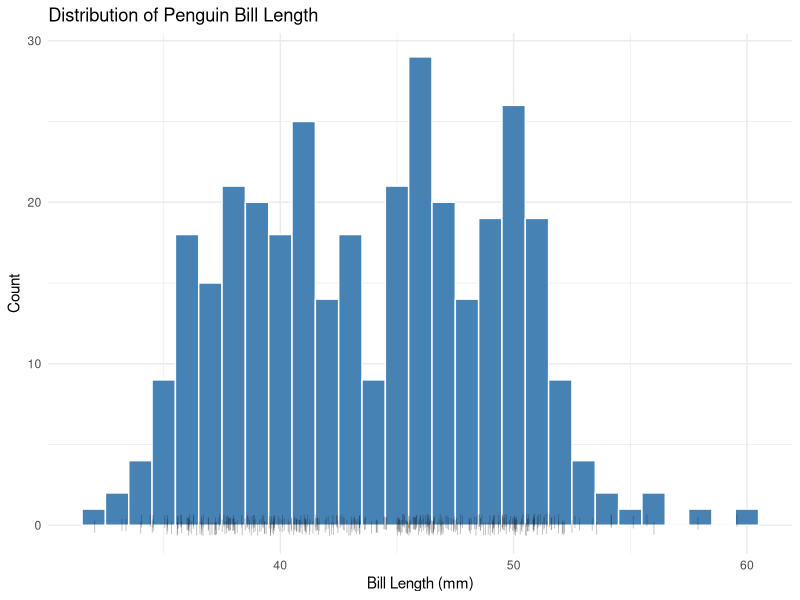
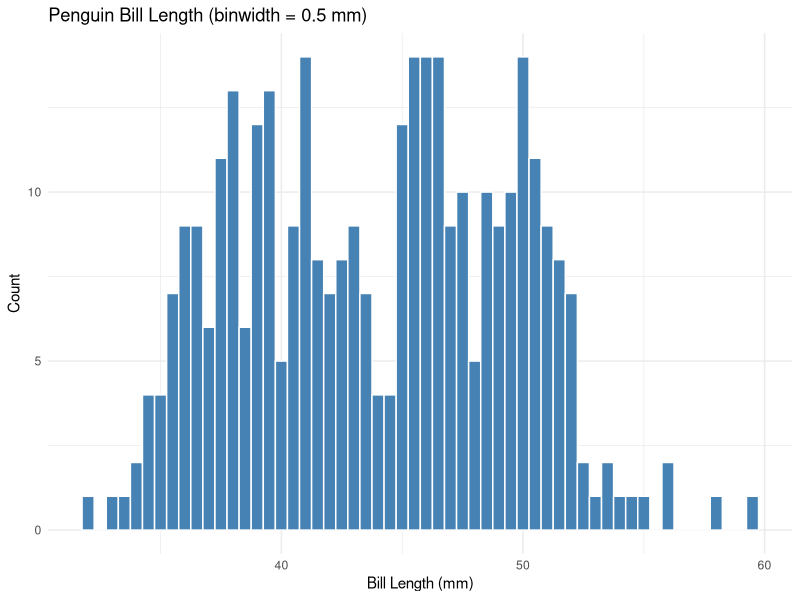
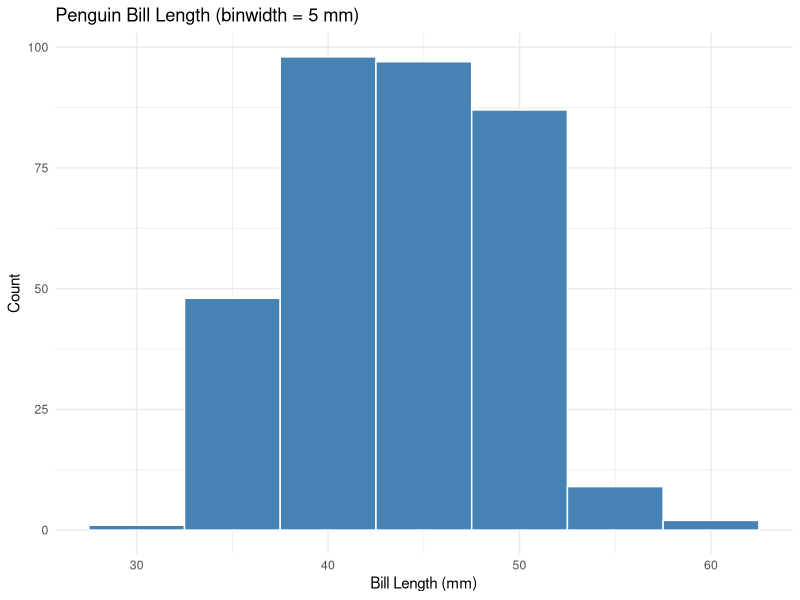
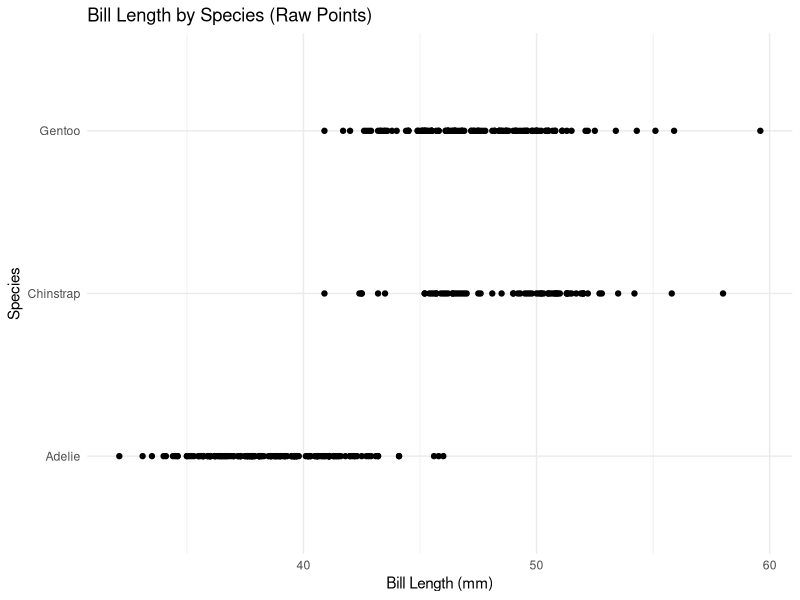
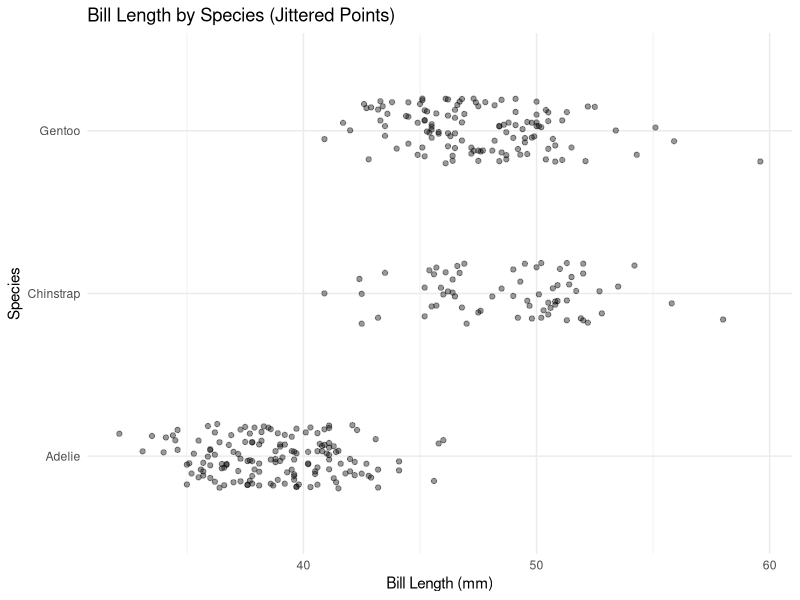
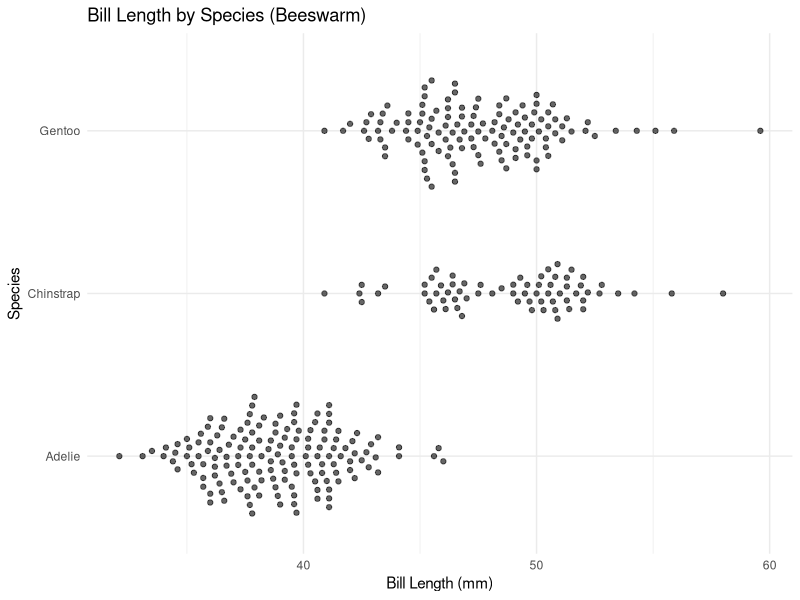
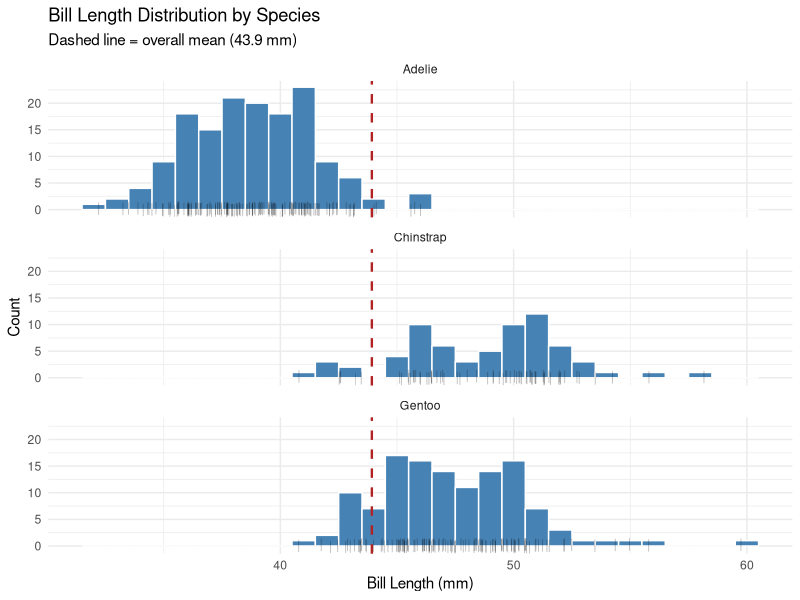
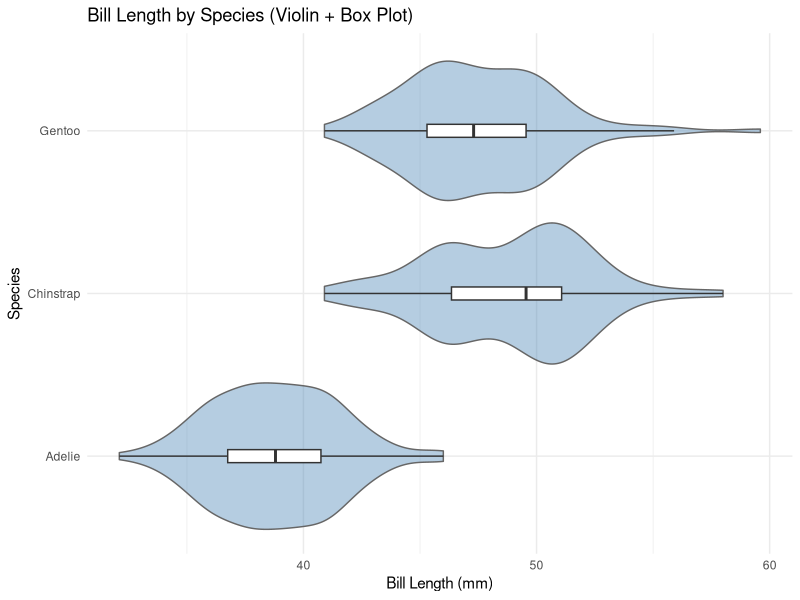

The R source for these figures, in order:
## ---- chunk 1
#| label: setup
#| include: false
library(tidyverse)
library(ggbeeswarm)
penguins <- datasets::penguins
## ---- chunk 2
#| label: data-size
dim(penguins)
nrow(penguins)
ncol(penguins)
## ---- chunk 3
#| label: explore-head
head(penguins)
## ---- chunk 4
#| label: explore-tail
tail(penguins)
## ---- chunk 5
#| label: explore-glimpse
glimpse(penguins)
## ---- chunk 6
#| label: data-cleaning
penguins_bill <- penguins |>
  select(species, bill_len, bill_dep) |>
  drop_na()

nrow(penguins_bill)
## ---- chunk 7
#| label: verify-data-cleaning
# Count rows removed due to NA in bill_len or bill_dep
rows_removed <- penguins |>
  filter(is.na(bill_len) | is.na(bill_dep)) |>
  nrow()

rows_removed

# Cross-check: original rows minus removed should equal cleaned row count
nrow(penguins) - rows_removed == nrow(penguins_bill)
## ---- chunk 8
#| label: hist-bill-length-ungrouped
#| fig-width: 8
#| fig-height: 5
#| fig-cap: "Figure 3.2.1: Distribution of bill length across all Pygoscelis penguins. Data: Gorman et al. (2014)."
ggplot(penguins_bill, aes(x = bill_len)) +
  geom_histogram(binwidth = 1, fill = "steelblue", colour = "white") +
  geom_point(
    aes(y = 0),
    position = position_jitter(width = 0.15, height = 0.3),
    alpha = 0.3,
    shape = "|",
    size = 3
  ) +
  labs(
    title = "Distribution of Penguin Bill Length",
    x = "Bill Length (mm)",
    y = "Count"
  ) +
  theme_minimal()
## ---- chunk 9
#| label: verify-hist-bill-length
# Compute min, max, and range of bill_len
bill_range <- penguins_bill |>
  summarise(
    min_bill = min(bill_len),
    max_bill = max(bill_len),
    range_mm = max_bill - min_bill
  )

bill_range

# Check histogram x-axis covers the full range
# Histogram spans from floor(min) to ceiling(max) with binwidth = 1
expected_min_bin <- floor(bill_range$min_bill)
expected_max_bin <- ceiling(bill_range$max_bill)

cat(
  "Full range that histogram must cover:",
  expected_min_bin,
  "mm to",
  expected_max_bin,
  "mm\n"
)
## ---- chunk 10
#| label: hist-binwidth-narrow
#| fig-width: 8
#| fig-height: 4
#| fig-cap: "Figure 3.2.2a: Bill length histogram with binwidth = 0.5 mm (narrow). Data: Gorman et al. (2014)."
ggplot(penguins_bill, aes(x = bill_len)) +
  geom_histogram(binwidth = 0.5, fill = "steelblue", colour = "white") +
  labs(
    title = "Penguin Bill Length (binwidth = 0.5 mm)",
    x = "Bill Length (mm)",
    y = "Count"
  ) +
  theme_minimal()
## ---- chunk 11
#| label: hist-binwidth-wide
#| fig-width: 8
#| fig-height: 4
#| fig-cap: "Figure 3.2.2b: Bill length histogram with binwidth = 5 mm (wide). Data: Gorman et al. (2014)."
ggplot(penguins_bill, aes(x = bill_len)) +
  geom_histogram(binwidth = 5, fill = "steelblue", colour = "white") +
  labs(
    title = "Penguin Bill Length (binwidth = 5 mm)",
    x = "Bill Length (mm)",
    y = "Count"
  ) +
  theme_minimal()
## ---- chunk 12
#| label: point-species-bill-length
#| fig-width: 8
#| fig-height: 4
#| fig-cap: "Figure 3.2.4: Bill length by species for Pygoscelis penguins (raw points). Data: Gorman et al. (2014)."
ggplot(penguins_bill, aes(x = bill_len, y = species)) +
  geom_point() +
  labs(
    title = "Bill Length by Species (Raw Points)",
    x = "Bill Length (mm)",
    y = "Species"
  ) +
  theme_minimal()
## ---- chunk 13
#| label: jitter-species-bill-length
#| fig-width: 8
#| fig-height: 4
#| fig-cap: "Figure 3.2.5: Bill length by species with vertical jitter (geom_jitter()). Data: Gorman et al. (2014)."
ggplot(penguins_bill, aes(x = bill_len, y = species)) +
  geom_jitter(
    width = 0,
    height = 0.2,
    alpha = 0.4,
    size = 1.5
  ) +
  labs(
    title = "Bill Length by Species (Jittered Points)",
    x = "Bill Length (mm)",
    y = "Species"
  ) +
  theme_minimal()
## ---- chunk 14
#| label: beeswarm-species-bill-length
#| fig-width: 8
#| fig-height: 4
#| fig-cap: "Figure 3.2.6: Bill length by species using a beeswarm plot (geom_beeswarm()). Data: Gorman et al. (2014)."
ggplot(penguins_bill, aes(x = bill_len, y = species)) +
  geom_beeswarm(
    cex = 1.8,
    alpha = 0.6,
    size = 1.5
  ) +
  labs(
    title = "Bill Length by Species (Beeswarm)",
    x = "Bill Length (mm)",
    y = "Species"
  ) +
  theme_minimal()
## ---- chunk 15
#| label: hist-faceted-species
#| fig-width: 10
#| fig-height: 6
#| fig-cap: "Figure 3.2.8: Bill length distribution faceted by species. Dashed vertical line marks the overall mean bill length across all species. Data: Gorman et al. (2014)."
# Compute overall mean once — scalar, so geom_vline() places it identically
# in every facet
overall_mean_bill <- mean(penguins_bill$bill_len)

ggplot(penguins_bill, aes(x = bill_len)) +
  geom_histogram(binwidth = 1, fill = "steelblue", colour = "white") +
  geom_point(
    aes(y = 0),
    position = position_jitter(width = 0.15, height = 0.3),
    alpha = 0.3,
    shape = "|",
    size = 3
  ) +
  geom_vline(
    xintercept = overall_mean_bill,
    colour = "firebrick",
    linetype = "dashed",
    linewidth = 0.8
  ) +
  facet_wrap(~species, ncol = 1) +
  labs(
    title = "Bill Length Distribution by Species",
    subtitle = paste0(
      "Dashed line = overall mean (",
      round(overall_mean_bill, 1),
      " mm)"
    ),
    x = "Bill Length (mm)",
    y = "Count"
  ) +
  theme_minimal()
## ---- chunk 16
#| label: violin-box-species-bill-length
#| fig-width: 8
#| fig-height: 5
#| fig-cap: "Figure 3.2.9: Violin plot with embedded box plot of bill length by species. Data: Gorman et al. (2014)."
ggplot(penguins_bill, aes(x = bill_len, y = species)) +
  geom_violin(fill = "steelblue", alpha = 0.4, colour = "grey40") +
  geom_boxplot(width = 0.08, outlier.shape = NA, colour = "grey20") +
  labs(
    title = "Bill Length by Species (Violin + Box Plot)",
    x = "Bill Length (mm)",
    y = "Species"
  ) +
  theme_minimal()
## ---- chunk 17
#| label: hist-bill-depth-ungrouped
#| fig-width: 8
#| fig-height: 5
#| fig-cap: "Figure 3.3.1: Distribution of bill depth across all Pygoscelis penguins. Data: Gorman et al. (2014)."
ggplot(penguins_bill, aes(x = bill_dep)) +
  geom_histogram(binwidth = 0.5, fill = "coral", colour = "white") +
  geom_point(
    aes(y = 0),
    position = position_jitter(width = 0.1, height = 0.3),
    alpha = 0.3,
    shape = "|",
    size = 3
  ) +
  labs(
    title = "Distribution of Penguin Bill Depth",
    x = "Bill Depth (mm)",
    y = "Count"
  ) +
  theme_minimal()
## ---- chunk 18
#| label: hist-faceted-bill-depth
#| fig-width: 10
#| fig-height: 6
#| fig-cap: "Figure 3.3.2: Bill depth distribution faceted by species. Dashed vertical line marks the overall mean bill depth across all species. Data: Gorman et al. (2014)."
overall_mean_depth <- mean(penguins_bill$bill_dep)

ggplot(penguins_bill, aes(x = bill_dep)) +
  geom_histogram(binwidth = 0.5, fill = "coral", colour = "white") +
  geom_point(
    aes(y = 0),
    position = position_jitter(width = 0.1, height = 0.3),
    alpha = 0.3,
    shape = "|",
    size = 3
  ) +
  geom_vline(
    xintercept = overall_mean_depth,
    colour = "firebrick",
    linetype = "dashed",
    linewidth = 0.8
  ) +
  facet_wrap(~species, ncol = 1) +
  labs(
    title = "Bill Depth Distribution by Species",
    subtitle = paste0(
      "Dashed line = overall mean (",
      round(overall_mean_depth, 1),
      " mm)"
    ),
    x = "Bill Depth (mm)",
    y = "Count"
  ) +
  theme_minimal()
## ---- chunk 19
#| label: verify-bill-means-by-species
# Compute mean bill length and depth per species
bill_means <- penguins_bill |>
  summarise(
    mean_bill_len = round(mean(bill_len), 2),
    mean_bill_dep = round(mean(bill_dep), 2),
    n = n(),
    .by = species
  ) |>
  arrange(mean_bill_len)

bill_means
## ---- chunk 20
#| label: verify-overlap-check
# Check pairwise differences in mean bill length and depth
bill_means |>
  summarise(
    adelie_chinstrap_length_diff = mean_bill_len[species == "Chinstrap"] -
      mean_bill_len[species == "Adelie"],
    chinstrap_gentoo_length_diff = mean_bill_len[species == "Gentoo"] -
      mean_bill_len[species == "Chinstrap"],
    adelie_chinstrap_depth_diff = mean_bill_dep[species == "Adelie"] -
      mean_bill_dep[species == "Chinstrap"],
    gentoo_adelie_depth_diff = mean_bill_dep[species == "Adelie"] -
      mean_bill_dep[species == "Gentoo"]
  )
## ---- chunk 21
#| label: scatter-ungrouped-bill
#| fig-width: 8
#| fig-height: 6
#| fig-cap: "Figure 3.4.1: Scatter plot of bill depth vs. bill length across all Pygoscelis penguins with pooled linear trend. Data: Gorman et al. (2014)."
ggplot(penguins_bill, aes(x = bill_len, y = bill_dep)) +
  geom_point(alpha = 0.4, size = 1.8) +
  geom_smooth(method = "lm", colour = "firebrick", se = TRUE) +
  labs(
    title = "Bill Depth vs. Bill Length (Pooled, All Species)",
    x = "Bill Length (mm)",
    y = "Bill Depth (mm)"
  ) +
  theme_minimal()
## ---- chunk 22
#| label: verify-exact-overplotting
# Count observations at each unique (bill_len, bill_dep) position
overlap_counts <- penguins_bill |>
  count(bill_len, bill_dep, name = "stack_size")

# Number of points hidden by exact overlap
# For each position with n > 1, (n - 1) points are hidden behind the top point
points_hidden <- overlap_counts |>
  summarise(hidden = sum(stack_size - 1)) |>
  pull(hidden)

# Maximum stack size at any single (x, y) position
max_stack <- max(overlap_counts$stack_size)

cat("Points hidden by exact overlap:", points_hidden, "\n")
cat("Maximum stack size at any (x, y) position:", max_stack, "\n")
## ---- chunk 23
#| label: verify-overplotting-distinct
# Total rows minus distinct (x, y) positions = total hidden points
total_rows <- nrow(penguins_bill)
distinct_positions <- penguins_bill |>
  distinct(bill_len, bill_dep) |>
  nrow()

points_hidden_distinct <- total_rows - distinct_positions

cat("Total observations:        ", total_rows, "\n")
cat("Distinct (x, y) positions: ", distinct_positions, "\n")
cat("Points hidden by overlap:  ", points_hidden_distinct, "\n")
## ---- chunk 24
#| label: scatter-jitter-bill
#| fig-width: 8
#| fig-height: 6
#| fig-cap: "Figure 3.4.4a: Jittered scatter plot of bill depth vs. bill length with pooled linear trend. Data: Gorman et al. (2014)."
ggplot(penguins_bill, aes(x = bill_len, y = bill_dep)) +
  geom_jitter(
    width = 0.15,
    height = 0.08,
    alpha = 0.4,
    size = 1.8
  ) +
  geom_smooth(method = "lm", colour = "firebrick", se = TRUE) +
  labs(
    title = "Bill Depth vs. Bill Length (Jittered + Pooled Trend)",
    x = "Bill Length (mm)",
    y = "Bill Depth (mm)"
  ) +
  theme_minimal()
## ---- chunk 25
#| label: scatter-count-bill
#| fig-width: 8
#| fig-height: 6
#| fig-cap: "Figure 3.4.4b: Count-symbol plot of bill depth vs. bill length. Symbol area is proportional to the number of penguins at each coordinate. Pooled linear trend included. Data: Gorman et al. (2014)."
ggplot(penguins_bill, aes(x = bill_len, y = bill_dep)) +
  geom_count(alpha = 0.5, colour = "steelblue") +
  scale_size_area(
    name = "Count",
    max_size = 10
  ) +
  geom_smooth(method = "lm", colour = "firebrick", se = TRUE) +
  labs(
    title = "Bill Depth vs. Bill Length (Count Symbols + Pooled Trend)",
    x = "Bill Length (mm)",
    y = "Bill Depth (mm)"
  ) +
  theme_minimal()
## ---- chunk 26
#| label: scatter-grouped-species
#| fig-width: 9
#| fig-height: 6
#| fig-cap: "Figure 3.4.6: Count-symbol scatter plot of bill depth vs. bill length, coloured by species with per-species linear trends. Data: Gorman et al. (2014)."
ggplot(
  penguins_bill,
  aes(x = bill_len, y = bill_dep, colour = species)
) +
  geom_count(alpha = 0.6) +
  scale_size_area(name = "Count", max_size = 10) +
  geom_smooth(method = "lm", se = TRUE) +
  labs(
    title = "Bill Depth vs. Bill Length by Species",
    x = "Bill Length (mm)",
    y = "Bill Depth (mm)",
    colour = "Species"
  ) +
  theme_minimal()
## ---- chunk 27
#| label: verify-correlation-pooled
# Pooled correlation across all species
pooled_cor <- cor(penguins_bill$bill_len, penguins_bill$bill_dep)

cat("Pooled Pearson correlation (all species):", round(pooled_cor, 4), "\n")
cat(
  "Sign:",
  ifelse(
    pooled_cor < 0,
    "NEGATIVE — matches downward pooled trend\n",
    "POSITIVE\n"
  )
)
## ---- chunk 28
#| label: verify-correlation-by-species
# Per-species Pearson correlation
species_cor <- penguins_bill |>
  summarise(
    correlation = round(cor(bill_len, bill_dep), 4),
    sign = ifelse(
      cor(bill_len, bill_dep) > 0,
      "positive",
      "negative"
    ),
    n = n(),
    .by = species
  ) |>
  arrange(species)

species_cor

# Verify all within-species correlations are positive
all_positive <- all(species_cor$correlation > 0)
cat(
  "\nAll within-species correlations positive:",
  all_positive,
  "— matches upward per-species trend lines\n"
)

# Verify pooled correlation is negative
cat(
  "Pooled correlation negative:",
  pooled_cor < 0,
  "— matches downward pooled trend line\n"
)
## ---- chunk 29
#| label: verify-horst-2022
# Reproduce the key correlation figures reported in Horst et al. (2022)
# Pooled bill length vs bill depth correlation
pooled_r <- cor(penguins_bill$bill_len, penguins_bill$bill_dep)

# Per-species correlations
species_r <- penguins_bill |>
  summarise(
    r = round(cor(bill_len, bill_dep), 3),
    .by = species
  ) |>
  arrange(species)

cat("Pooled correlation (bill length vs depth):", round(pooled_r, 3), "\n")
cat("Expected from Horst et al. (2022):         -0.235\n\n")

print(species_r)
cat("\nExpected from Horst et al. (2022):\n")
cat("  Adelie:    0.391\n")
cat("  Chinstrap: 0.654\n")
cat("  Gentoo:    0.643\n\n")

# Check sign consistency
cat("Pooled sign negative (matches paper):", pooled_r < 0, "\n")
cat(
  "All within-species signs positive (matches paper):",
  all(species_r$r > 0),
  "\n"
)
